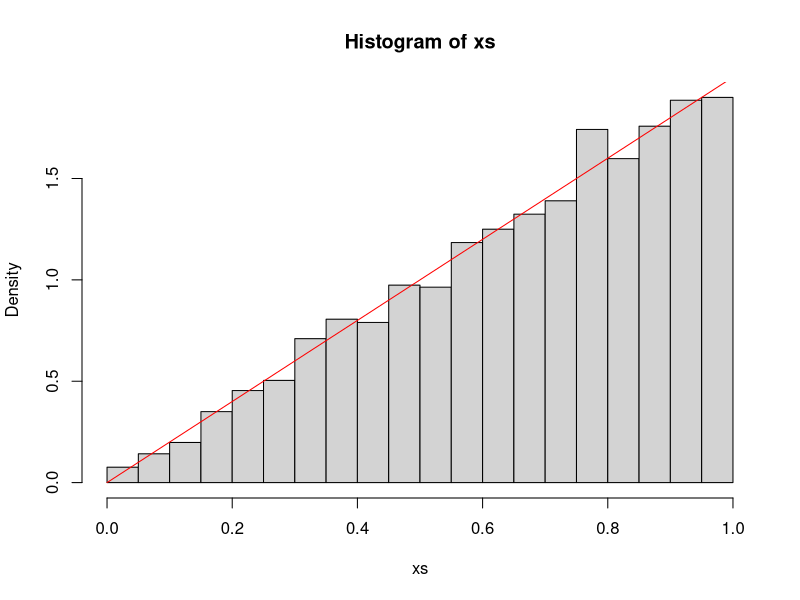

Generate this figure with R:
# Simulation von Daten aus einer Dreiecksverteilung
# Dies ist nicht Teil der Vorlesung
rdreieck = function(n){
  return (sqrt(runif(n)))
}

# Glückspiel
# X ~ Dreiecksverteilung
xs = rdreieck(10000)
hist(xs, freq = FALSE)
curve(2*x,0,1, add=TRUE, col='red')

mean(xs) #0.67
var(xs) #0.05

xs = runif(10000,0,1)
mean(sin(exp(xs)+sin(xs))) #0.6218743



